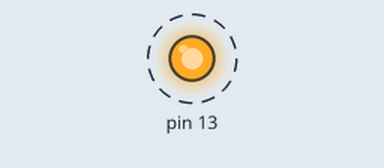
Simulated run of this sketch. Board: Arduino Uno, built for the host (arithmetic inside an expression is 32-bit, double 64-bit). Shown: output pins drawn as LEDs (lit = HIGH). Dashed ring = blinking. No radio packets arrive unless stated.

Above: at 0.5 s.
Timing chart, 0 to 4.9 s (numbered marks = the images above):
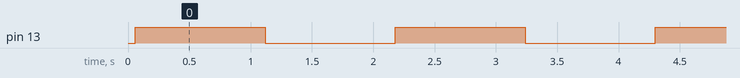

The sketch:

rf-tx.ino
```cpp
/*
 * $OpenBSD: template.ino,v 1.1 2012/04/24 06:37:32 jasper Exp $
 *
 * Arduino projects run something like this:
 *	main() {
 *		init(); // arduino private setup
 *		setup(); // your setup goes here
 *		while(1) {
 *			loop(); // your main loop
 *		}
 *	}
 *
 * Arduino reference is at /usr/local/share/doc/arduino/reference/
 */

#include <VirtualWire.h>

#ifdef __cplusplus
extern "C" {
#endif

void setup(void) {
    /* your code here */
    pinMode(13, OUTPUT);

    vw_set_ptt_inverted(true);
    vw_set_tx_pin(12);
    vw_setup(1024);

    return;
}

void loop(void) {
    /* more of your code here */
    char *controller;

    controller = (char *)"1";
    vw_send((uint8_t *)controller, strlen(controller));
    vw_wait_tx();
    digitalWrite(13, HIGH);
    delay(1000);

    controller = (char *)"0";
    vw_send((uint8_t *)controller, strlen(controller));
    vw_wait_tx();
    digitalWrite(13, LOW);
    delay(1000);

    return;
}

#ifdef __cplusplus
}
#endif
```

Measured:
- by itself, pin 13: alternates HIGH for 1.1 s and LOW for 1.1 s
